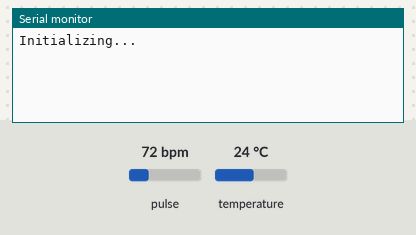
The sketch below on a simulated ESP32. Parts: the last lines printed to the serial monitor. The test bench sets the inputs (shaded band); at power-on: pulse 72 bpm, temperature 24 °C. WiFi joins after 1.5 s; servers stay silent unless stated.

Above: at 3.0 s.
3.1 s: pulse set to 42 bpm
At 3.12 s:
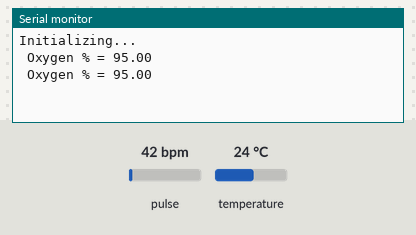
4.6 s: pulse set to 70 bpm
At 4.6 s:
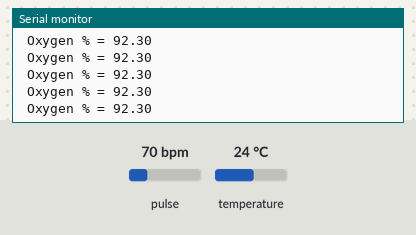
Timing chart, 0 to 7.6 s (numbered marks = the images above; inputs shaded):
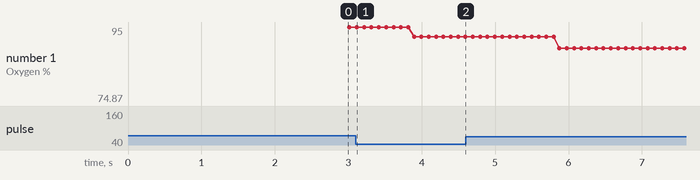

The sketch:

License.ino
```cpp
// (licence header left out)

```

Blynk_Oxymeter.ino
```cpp
/*
 * Dev : Yusuf Giovanno
Sensor & ESP32
--------------
VCC = 3v3
SDA = 22
SCL = 21
GND = GND
--------------

Blynk
----------
SPO2  = V0
HBeat = V1
----------
*/

#define BLYNK_PRINT Serial
#include <WiFi.h>
#include <WiFiClient.h>
#include <BlynkSimpleEsp32.h>
#include <Wire.h>
#include "MAX30105.h"
#include "heartRate.h"
#define TIMETOBOOT 3000
#define SCALE 88.0
#define SAMPLING 5
#define FINGER_ON 30000
#define MINIMUM_SPO2 80.0

MAX30105 particleSensor;

char auth[] = "nu0H1e7u-mKze6MVB3XHo_s0TrgIsj-C";
char ssid[] = "kost 452";
char pass[] = "Malang2021";

double avered = 0;
double aveir = 0;
double sumirrms = 0;
double sumredrms = 0;
int i = 0;
int Num = 100;

double ESpO2 = 95.0;
double FSpO2 = 0.7;
double frate = 0.95;

const byte RATE_SIZE = 4;
byte rates[RATE_SIZE];
byte rateSpot = 0;
long lastBeat = 0;
float beatsPerMinute;
int beatAvg;

#define USEFIFO
void setup(){
  Serial.begin(115200);
  Serial.println("Initializing...");

  Blynk.begin(auth, ssid, pass);


  while (!particleSensor.begin(Wire, I2C_SPEED_FAST)){
    Serial.println("MAX30102 was not found. Please check wiring/power/solder jumper at MH-ET LIVE MAX30102 board. ");
  }

  byte ledBrightness = 0x7F; //Options: 0=Off to 255=50mA
  byte sampleAverage = 4; //Options: 1, 2, 4, 8, 16, 32
  byte ledMode = 3; //Options: 1 = Red only, 2 = Red + IR, 3 = Red + IR + Green
  //Options: 1 = IR only, 2 = Red + IR on MH-ET LIVE MAX30102 board
  int sampleRate = 200; //Options: 50, 100, 200, 400, 800, 1000, 1600, 3200
  int pulseWidth = 411; //Options: 69, 118, 215, 411
  int adcRange = 16384; //Options: 2048, 4096, 8192, 16384

  particleSensor.setup(ledBrightness, sampleAverage, ledMode, sampleRate, pulseWidth, adcRange);
  particleSensor.enableDIETEMPRDY();
}

void loop(){
  uint32_t ir, red , green;
  double fred, fir;
  double SpO2 = 0;

#ifdef USEFIFO
  particleSensor.check();

  while (particleSensor.available()){
    #ifdef MAX30105
       red = particleSensor.getFIFORed();
        ir = particleSensor.getFIFOIR();
    #else
        red = particleSensor.getFIFOIR();
        ir = particleSensor.getFIFORed();
    #endif

    long irValue = particleSensor.getIR();

  if (checkForBeat(irValue) == true)  {
    long delta = millis() - lastBeat;
    lastBeat = millis();

    beatsPerMinute = 60 / (delta / 1000.0);

    if (beatsPerMinute < 255 && beatsPerMinute > 20){
      rates[rateSpot++] = (byte)beatsPerMinute;
      rateSpot %= RATE_SIZE;

      beatAvg = 0;
      for (byte x = 0 ; x < RATE_SIZE ; x++)
        beatAvg += rates[x];
      beatAvg /= RATE_SIZE;
    }
  }

    i++;
    fred = (double)red;
    fir = (double)ir;
    avered = avered * frate + (double)red * (1.0 - frate);
    aveir = aveir * frate + (double)ir * (1.0 - frate);
    sumredrms += (fred - avered) * (fred - avered);
    sumirrms += (fir - aveir) * (fir - aveir);
    if ((i % SAMPLING) == 0) {
      if ( millis() > TIMETOBOOT) {
        float ir_forGraph = (2.0 * fir - aveir) / aveir * SCALE;
        float red_forGraph = (2.0 * fred - avered) / avered * SCALE;

        if ( ir_forGraph > 100.0) ir_forGraph = 100.0;
        if ( ir_forGraph < 80.0) ir_forGraph = 80.0;
        if ( red_forGraph > 100.0 ) red_forGraph = 100.0;
        if ( red_forGraph < 80.0 ) red_forGraph = 80.0;

        if (ir < FINGER_ON) ESpO2 = MINIMUM_SPO2;
        float temperature = particleSensor.readTemperatureF();
        Blynk.run();

        Blynk.virtualWrite(V0,ESpO2);
        Blynk.virtualWrite(V1,beatAvg);
        Blynk.virtualWrite(V2,beatsPerMinute);
        Serial.print(" Oxygen % = ");
        Serial.println(ESpO2);
      }
    }
    if ((i % Num) == 0) {
      double R = (sqrt(sumredrms) / avered) / (sqrt(sumirrms) / aveir);
      SpO2 = -23.3 * (R - 0.4) + 100;
      ESpO2 = FSpO2 * ESpO2 + (1.0 - FSpO2) * SpO2;
      sumredrms = 0.0; sumirrms = 0.0; i = 0;
      break;
    }
    particleSensor.nextSample();

  }
#endif
}
```

Measured:
- plotted number 1: 95 → 92.3 after the input at 3.1 s, 92.3 → 74.87 after the input at 4.6 s
